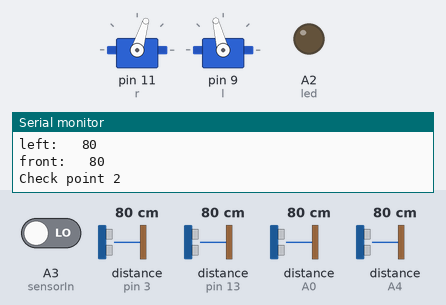
The sketch below on a simulated Arduino Uno, built with avr-gcc and run on an emulated ATmega328P. Shown: 2 × servo, output pins drawn as LEDs (lit = HIGH), the last lines printed to the serial monitor. Wiring (inferred from the names in the program): 4 × ultrasonic range finder: trigger pin 2, echo pin 3 / trigger pin 12, echo pin 13 / trigger A1, echo A0 / trigger A5, echo A4. Inputs (shaded band) come from the test bench; at power-on: distance to the obstacle (sensors on A4, pin 13, pin 3, A0) 80 cm, A3 (sensorIn) LOW. The echo pulse lasts 58.3 µs per cm; pins used as bus, display or sensor lines are not drawn.

Above: at 5.7 s.
5.8 s: distance to the obstacle (sensor on A4) set to 2 cm
At 7.0 s:
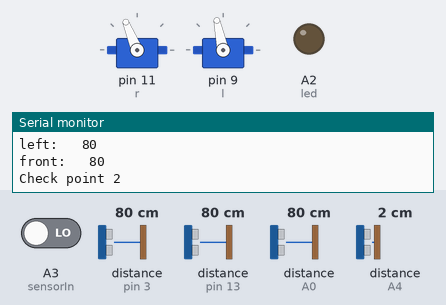
13.7 s: distance to the obstacle (sensor on pin 13) set to 34 cm
18.9 s: distance to the obstacle (sensor on pin 13) set to 27 cm
At 18.9 s:
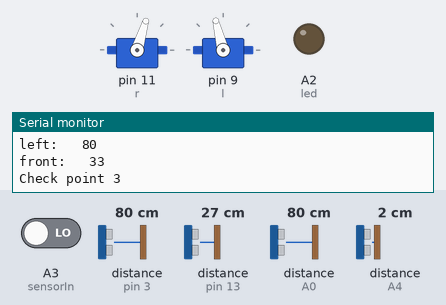
28.5 s: distance to the obstacle (sensor on pin 3) set to 2 cm
38.1 s: distance to the obstacle (sensor on A0) set to 4 cm
47.7 s: distance to the obstacle (sensor on pin 13) set to 5 cm
52.9 s: distance to the obstacle (sensor on pin 13) set to 3 cm
At 53.2 s:
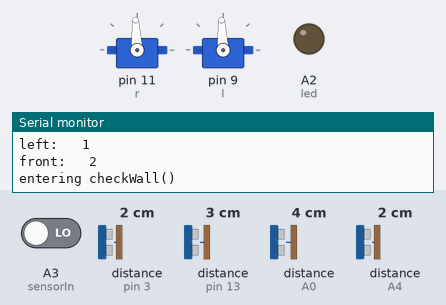
At 57.5 s:
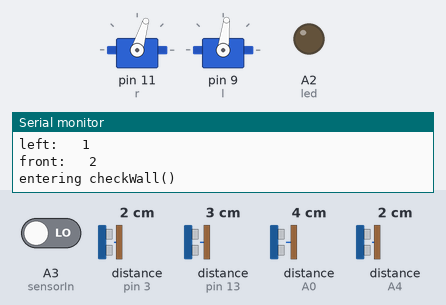
Timing chart, 0 to 61.4 s (numbered marks = the images above; inputs shaded):
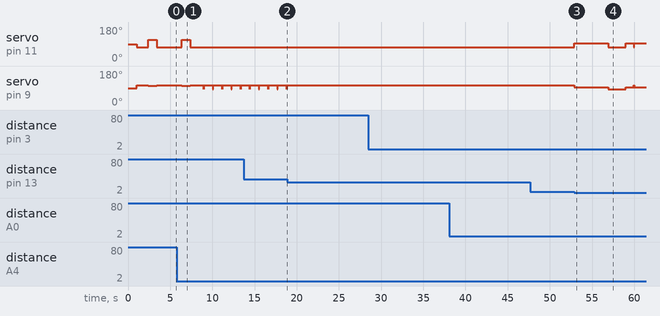

The sketch:

mazeRobot.ino
```cpp
#include <Servo.h>

// definitions and declarations of variables of the robot code maze resolver;
Servo r;
Servo l;

long duracao_frente, duracao_esq, duracao_dir, b_frente, right, left, front, back;
int tri_f = 12;  // controls the pulse sent from the front sensor
int echo_f = 13; // controls the pulse received from the front sensor

int tri_l = 2;  // controls the sent left sensor pulse
int echo_l = 3; // controls the received pulse from the left sensor

int tri_r = A5;  // controls the forward sensor sent pulse
int echo_r = A4; // controls the received pulse from the front sensor

int tri_b = A1;
int echo_b = A0;

// pins to control the color sensor
int s0 = 4;
int s1 = 5;
int s2 = 6;
int s3 = 7;
// pin used to read the output of the sensor
int sensorIn = A3 ;
int led = A2;


//////////////////////////////////
//Forward With Speed
void ForWSpeed(int s)
{
  s = s * 2;
  r.writeMicroseconds(1500 - s);
  l.writeMicroseconds(1500 + s);
}
/////////////////////////////////////////////
//Stay

/////////////////////////////////////////////


/////////////////////////////////////////////////////////////////////////////
// configuration of input types of declared variables;
void setup()
{
  Serial.begin(9600);

  r.attach(11);
  l.attach(9);
  pinMode(tri_f, OUTPUT); // arduino signal output from trigger_frente
  pinMode(echo_f, INPUT); // arduino signal input from echo_frente

  pinMode(tri_l, OUTPUT); // arduino signal output from trigger_frente
  pinMode(echo_l, INPUT); // arduino signal input from echo_frente

  pinMode(tri_r, OUTPUT); // triggered arduino signal output
  pinMode(echo_r, INPUT); // arduino signal input from echo_frente

  pinMode(tri_b, OUTPUT); // triggered arduino signal output
  pinMode(echo_b, INPUT);

  // set the color sensor pins
  pinMode(s0, OUTPUT);
  pinMode(s1, OUTPUT);
  pinMode(s2, OUTPUT);
  pinMode(s3, OUTPUT);
  pinMode(sensorIn, INPUT);

  // set frequency-scalling to 20% to insure that the pulse is detected
  digitalWrite(s0,LOW);
  digitalWrite(s1,HIGH);

//  //pin for the color sensor LED
    pinMode(led, OUTPUT);
//  Serial.println("setup");
  analogWrite(led, HIGH);


}
  // code in infinite repetition of the project;

  void loop()
  {
    delay(1000);
//    analogWrite(led, HIGH);
//    Serial.println("turned off");
//    delay(1000);
    analogWrite(led, LOW);
//    Serial.println("turned on");
    read();

    if (front < 30) {
      Serial.println("Check point 1");
      // check wall
//      stop();
//      delay(1000);
      while(front > 2){
        moveForward(1);
        read();
      }
      checkWall();
    }
    else if (right > 35){
      Serial.println("Check point 2");
      // turn right
//      stop();
//      delay(1000);
      moveForward(25);
      turnRight();
    }


    else {
      Serial.println("Check point 3");
      //course correct
      courseCorrect();
      // move forward
      moveForward(1);
    }
  }

void courseCorrect(){

    if(right < 5){
      turnWithAngle(2);
    }
    else if(left < 5){
      turnWithAngle(-2);
    }

}
void stop()
{
  r.writeMicroseconds(1500);
  l.writeMicroseconds(1500);
}
//move forward with destance d
void moveForward(int d){
    // move by des
    int t = d * 36.6 * 1.5;
    int s = 200;
    r.writeMicroseconds(1300); // move right servo with speed 200(max)
    l.writeMicroseconds(1620); // move left servo with speed 120 to match the pace of the left servo
    delay(t);

}
/**
  *@desc turn with degree
  *@param int theta - the angle from the center line of the robot to the angle desired in the counterclockwise direction
*/
void turnWithAngle(int theta)
{
  int c = 9; //or 11 with the AAA batrays
  int t = 36.6 * 2 * theta / 180 * 3.1415 * c;
  int s = 200;
  if (t >= 0)
  {
    r.writeMicroseconds(1300); //the values of the servo are diffrent because of the same problem above
    l.writeMicroseconds(1400);
    delay(t);
  }
  else
  {
    r.writeMicroseconds(1700);
    l.writeMicroseconds(1600);
    delay(-1 * t);
  }
  stop();
}
  void turnRight(){

    // turn inplace
    turnWithAngle(-90);
    // move some small distance to enter between the walls
    moveForward(10);
    Serial.println("Turn Right");
  }

  void turnLeft(){

    // just turn left
    turnWithAngle(90);
    moveForward(10);
    Serial.println("Turn Left");
  }


void color(bool *b, bool *r)
{
  analogWrite(A2, LOW);
// only read color if sensorIn is high
  digitalWrite(s2, LOW);
  digitalWrite(s3, LOW);
int  red = pulseIn(sensorIn, digitalRead(sensorIn) == HIGH ? LOW : HIGH);
  digitalWrite(s3, HIGH);
  //count OUT, pBLUE, BLUE
  int blue = pulseIn(sensorIn, digitalRead(sensorIn) == HIGH ? LOW : HIGH);
  digitalWrite(s2, HIGH);
  //count OUT, pGreen, GREEN
 int  green = pulseIn(sensorIn, digitalRead(sensorIn) == HIGH ? LOW : HIGH);


//    Serial.print("red freq= ");//printing name
//    Serial.println(red);//printing RED color frequency
//
//
//    Serial.print("green freq= ");//printing name
//    Serial.println(green);//printing RED color frequency
//
//
//    Serial.print("blue freq= ");//printing name
//    Serial.println(blue);//printing RED color frequency

    *r = red < 500;
    *b = blue < 500;
    analogWrite(A2, HIGH);
    //delay(2000);
}


  void checkWall(){
     Serial.println("entering checkWall()");
    bool blue = false, red = false;
    stop();
    delay(1000);
    color(&blue,&red);
    if(left > 30 && right > 30){
      // if blue call turnRight
      if(!blue && red){
        turnLeft();
      }
      // else if red call turnLeft
      else{
        turnRight();
      }
    }
    // else if right open call turnRight
    else if(right > 30){
      turnRight();
    }
    // else if no right and left open call turnLeft
    else if(left > 30){
      turnLeft();
    }
    // else call turn180
    else{
      turn180();
    }

    //delay(2000);
  }

  void turn180(){
    turnWithAngle(180);
    Serial.println("turn 180");
  }

  bool read()
  {
    duracao_frente = duracao_esq = duracao_dir = right = b_frente = back = left = front = 0;
    // Front
    digitalWrite(tri_f, LOW);               // their respective signal inputs and outputs are declared
    delayMicroseconds(2);                   // Ultrasonic sensor and stored by sensor variable
    digitalWrite(tri_f, HIGH);              // which converts the velocity of sound which is 340 m / s or
    delayMicroseconds(5);                   // 29 microseconds per centimeter, as the signal goes back and forth
    digitalWrite(tri_f, LOW);               // this time is half being sensor = time / 29/2;
    duracao_frente = pulseIn(echo_f, HIGH); // so also on the other two sensors.
    front = duracao_frente / 29 / 2;
    // Left
    digitalWrite(tri_l, LOW);
    delayMicroseconds(2);
    digitalWrite(tri_l, HIGH);
    delayMicroseconds(5);
    digitalWrite(tri_l, LOW);
    duracao_esq = pulseIn(echo_l, HIGH);
    left = duracao_esq / 29 / 2;

    // Right
    digitalWrite(tri_r, LOW);
    delayMicroseconds(2);
    digitalWrite(tri_r, HIGH);
    delayMicroseconds(5);
    digitalWrite(tri_r, LOW);
    duracao_dir = pulseIn(echo_r, HIGH);
    right = duracao_dir / 29 / 2;

    // Front
    digitalWrite(tri_b, LOW);         // their respective signal inputs and outputs are declared
    delayMicroseconds(2);             // Ultrasonic sensor and stored by sensor variable
    digitalWrite(tri_b, HIGH);        // which converts the velocity of sound which is 340 m / s or
    delayMicroseconds(5);             // 29 microseconds per centimeter, as the signal goes back and forth
    digitalWrite(tri_b, LOW);         // this time is half being sensor = time / 29/2;
    b_frente = pulseIn(echo_b, HIGH); // so also on the other two sensors.
    back = b_frente / 29 / 2;
    //Print
    Serial.print("right : ");
    Serial.println(right);
    Serial.print("left:   ");
    Serial.println(left);
    Serial.print("front:   ");
    Serial.println(front);
//    Serial.print("back:   ");
//    Serial.println(back);
    //delay(1000);
    return true;
  }


  //this method will make the robot turn if it finds a right turn and there is a str8 path
  /*
  void turnRight2()
  {
    read();
    moveWD(17);
    int dist = 10000;
    while (back > 10)
    {
      r.writeMicroseconds(1530);
      l.writeMicroseconds(1530);
      read();
    }
    while (back < dist)
    {
      if (back <= 30)
      {
        dist = back;
      }
      else
      {
        dist = 10000;
      }
      r.writeMicroseconds(1530);
      l.writeMicroseconds(1530);
      read();
    }
    S();
    //delay(2000);
    while (right > 12)
    {
      read();
      if (left < 9)
      {
        r.writeMicroseconds(1530);
        l.writeMicroseconds(1500);
      }
      else
        ForWSpeed(50);
    }
    S();
  }
  */

  //this method is for the 90 degree with a wall infront of the robot
  /*
  void turnRigh1()
  {
    read();
    while (front > 5)
    {
      read();
      ForWSpeed(50);
    }
    S();
    int dist = 10000;
    Serial.println("Front Stop!!");
    delay(2000);
    while (left < dist)
    {
      if (left <= 30)
      {
        dist = left;
      }
      else
      {
        dist = 10000;
      }
      r.writeMicroseconds(1530);
      l.writeMicroseconds(1530);
      read();
    }
    S();
    delay(2000);
    while (right > 12)
    {
      read();
      if (left < 9)
      {
        r.writeMicroseconds(1530);
        l.writeMicroseconds(1500);
      }
      else
        ForWSpeed(50);
    }
    S();
  }
  void turnLeft()
  {
    read();
    moveWD(16);
    int dist = 10000;
    while (back < dist)
    {
      if (back <= 30)
      {
        dist = back;
      }
      else
      {
        dist = 10000;
      }
      r.writeMicroseconds(1470);
      l.writeMicroseconds(1470);
      read();
    }

    //
    S();
    delay(2000);
    while (left > 12)
    {
      read();
      if (right < 9)
      {
        r.writeMicroseconds(1470);
        l.writeMicroseconds(1500);
      }
      else
        ForWSpeed(50);
    }
    S();
  }
  */

  //u will know from the name
  // // // // // // // // // // //
  //there is an issue with this function it might get to close to the
  /*
  void turn180()
  {
    while (front < 50)
    {
      read();
      r.writeMicroseconds(1470);
      l.writeMicroseconds(1470);
    }
    S();
    delay(1000);
    while (left > 4)
    {
      read();
      r.writeMicroseconds(1470);
      l.writeMicroseconds(1470);
    }
    S();
  }
  */
```

Measured:
- the behaviour switches between 31 and 30 cm on distance to the obstacle (sensor on pin 13) (found by bisection; images 1 and 2)
- the behaviour switches between 4 and 3 cm on distance to the obstacle (sensor on pin 13) (found by bisection; images 2 and 3)
- after the input at 5.8 s, servo on pin 11 (r): goes on until 7.4 s, then stays 73°
- after the input at 18.9 s, servo on pin 9 (l): stops changing and stays 104°
- after the input at 52.9 s, servo on pin 11 (r): 73° → 93° at once, → 73° 4.0 s later, → 93° 2.1 s later; servo on pin 9 (l): 104° → 93° at once, → 83° 4.0 s later, → 93° 2.1 s later
